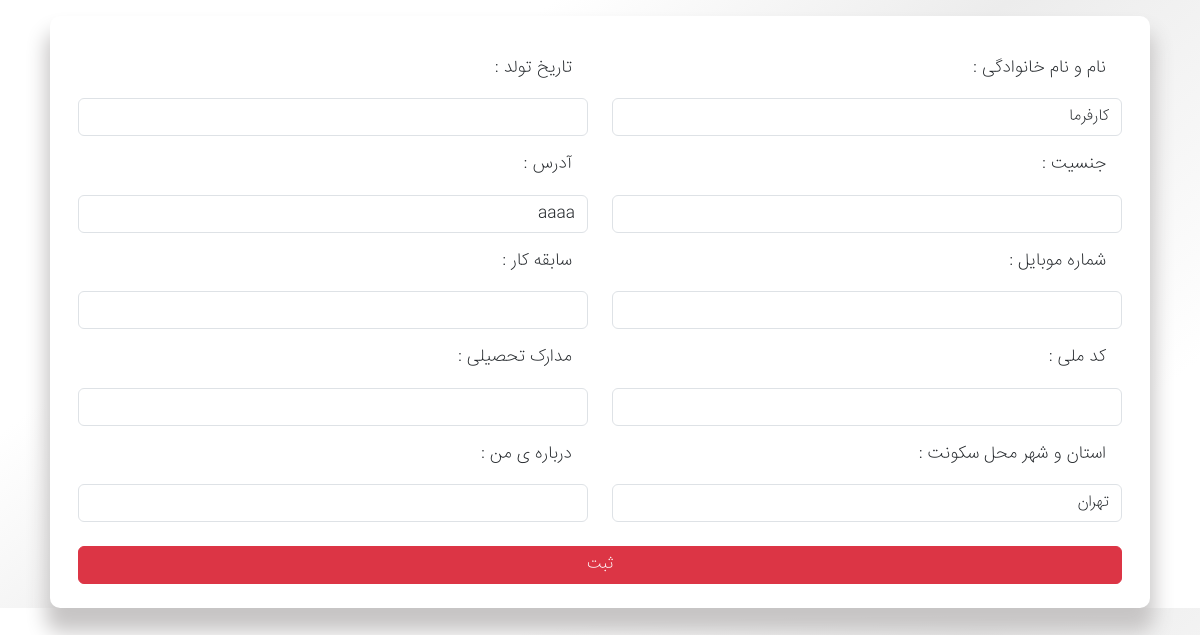
Page /user/edit-servicer-profile/ (signed in) on the earlier database version.
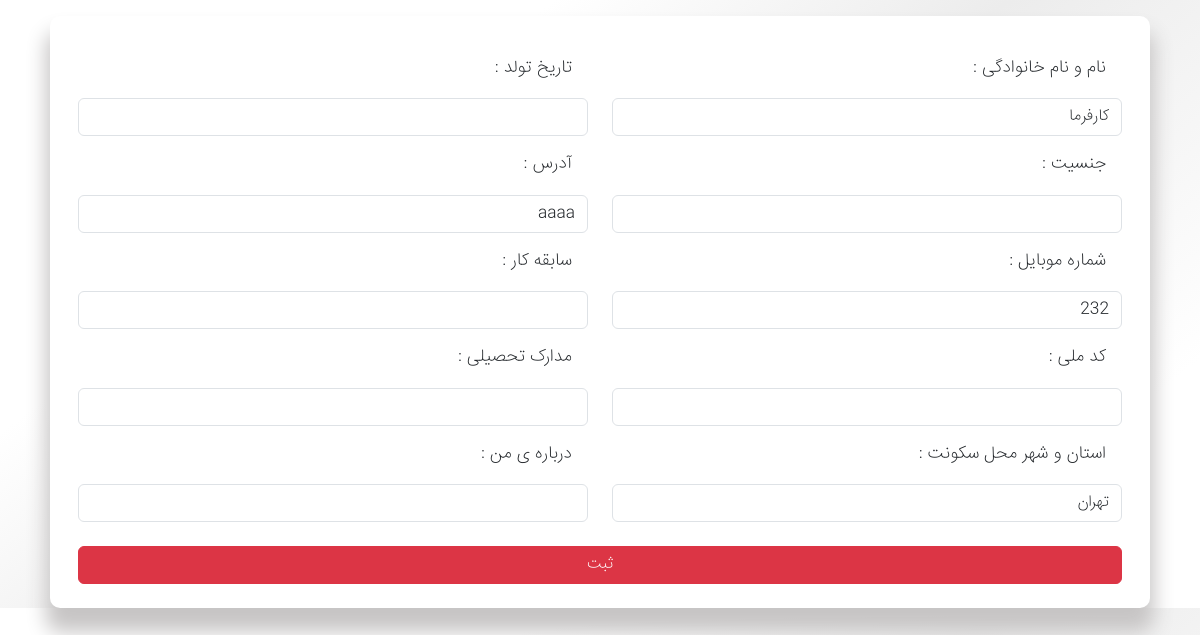
Same page on the later database version.
### account_module/models.py (models this page shows, shortened)
class User(AbstractUser):
    avatar = models.ImageField(max_length=20, verbose_name='تصویر پروفایل', null=True, blank=True)
    fullname = models.CharField(max_length=100, verbose_name='نام و نام خانوادگی')
    city = models.CharField(max_length=100, verbose_name='استان و شهر', null=True, blank=True)
    email_active_code = models.CharField(max_length=100, verbose_name='کد فعالسازی ایمیل')
    address = models.TextField(null=True, blank=True, verbose_name='آدرس')
    national_number = models.IntegerField(null=True, blank=True, verbose_name='شماره ملی')
    mobile_number = models.IntegerField(null=True, blank=True, verbose_name='شماره موبایل')
    birth_date = models.CharField(max_length=40, null=True, blank=True, verbose_name='تاریخ تولد')
    is_servicer = models.BooleanField(verbose_name='خدمات دهنده', default=False)
    class Meta:
        verbose_name = 'کاربر'
        verbose_name_plural = 'کاربران'

### user_panel_module/views.py (the view, shortened to what this page needs)
# urls.py: path('edit-servicer-profile/', views.EditServicerProfilePage.as_view(), name='edit_servicer_page'),
class EditServicerProfilePage(View):
    def get(self, request):
        current_user = User.objects.filter(id=request.user.id).first()
        edit_form_user = UserProfileForm(instance=current_user)
        current_servicer = Servicer.objects.filter(user=request.user).first()
        edit_form = ServicerProfileForm(instance=current_servicer)
        context = {
            'servicer': edit_form,
            'user': edit_form_user
        }
        return render(request, 'servicer/edit_user_profile.html', context)

### user_panel_module/forms.py
class ServicerProfileForm(forms.ModelForm):
    class Meta:
        model = Servicer
        fields = ['gender', 'certificate', 'experience', 'description']
        widgets = {
            'gender': forms.TextInput(attrs={'class': 'form-control'}),
            'certificate': forms.TextInput(attrs={'class': 'form-control'}),
            'experience': forms.NumberInput(attrs={'class': 'form-control'}),
            'description': forms.TextInput(attrs={'class': 'form-control'}),
        }

### user_panel_module/templates/servicer/edit_user_profile.html (shortened to what this page needs)
{% extends 'shared/_layout.html' %}
{% load render_partial %}
{% block main %}
    <main>
   <div class="container mt-3">
        <div class="row mx-2">
            <div class="col panel-main">
                <div class="user-info-edit-container">
                    <div>
                        <form action="{% url 'edit_servicer_page' %}"  method="post">
                            <div class="mt-4 px-3 pb-4 form-group">
                                <div class="row">
                                    <div class="col-lg-6">
                                        <div class="d-flex justify-content-between">
                                            <label class="p-3">نام و نام خانوادگی :</label>
                                        </div>
                                                {{ user.fullname }}
                                        <div class="d-flex justify-content-between">
                                            <label class="p-3">جنسیت :</label>
                                        </div>
                                                {{ servicer.gender }}
                                        <div class="d-flex justify-content-between">
                                            <label class="p-3">شماره موبایل :</label>
                                        </div>
                                                {{ user.mobile_number }}
                                        <div class="d-flex justify-content-between">
                                            <label class="p-3">کد ملی :</label>
                                        </div>
                                        {{ user.national_number }}
                                          <div class="d-flex justify-content-between">
                                            <label class="p-3">استان و شهر محل سکونت :</label>
                                        </div>
                                                {{ user.city }}
                                    </div>
                                    <div class="col-lg-6">
                                        <div class="d-flex justify-content-between ">
                                            <label class="p-3">تاریخ تولد :</label>
                                        </div>
                                                {{ user.birth_date }}
                                        <div class="d-flex justify-content-between">
                                            <label class="p-3">آدرس :</label>
                                        </div>
                                                {{ user.address }}
                                        <div class="d-flex justify-content-between">
                                            <label class="p-3">سابقه کار :</label>
                                        </div>
                                        {{ servicer.experience }}
                                        <div class="d-flex justify-content-between">
                                            <label class="p-3"> مدارک تحصیلی :</label>
                                        </div>
                                        {{ servicer.certificate }}
                                        <div class="d-flex justify-content-between">
                                            <label class="p-3">درباره ی من :</label>
                                        </div>
                                        {{ servicer.description }}
                                    </div>
                                    <a class="pointer"><button type="submit" class="btn btn-danger mt-4 w-100">ثبت</button></a>
                                </div>
                            </div>
                        </form>
                    </div>
                </div>
            </div>
        </div>
    </div>
    </main>
{% endblock %}

Differences in the rows shown:
changed User "کارفرما": mobile_number (not shown) → "232"
